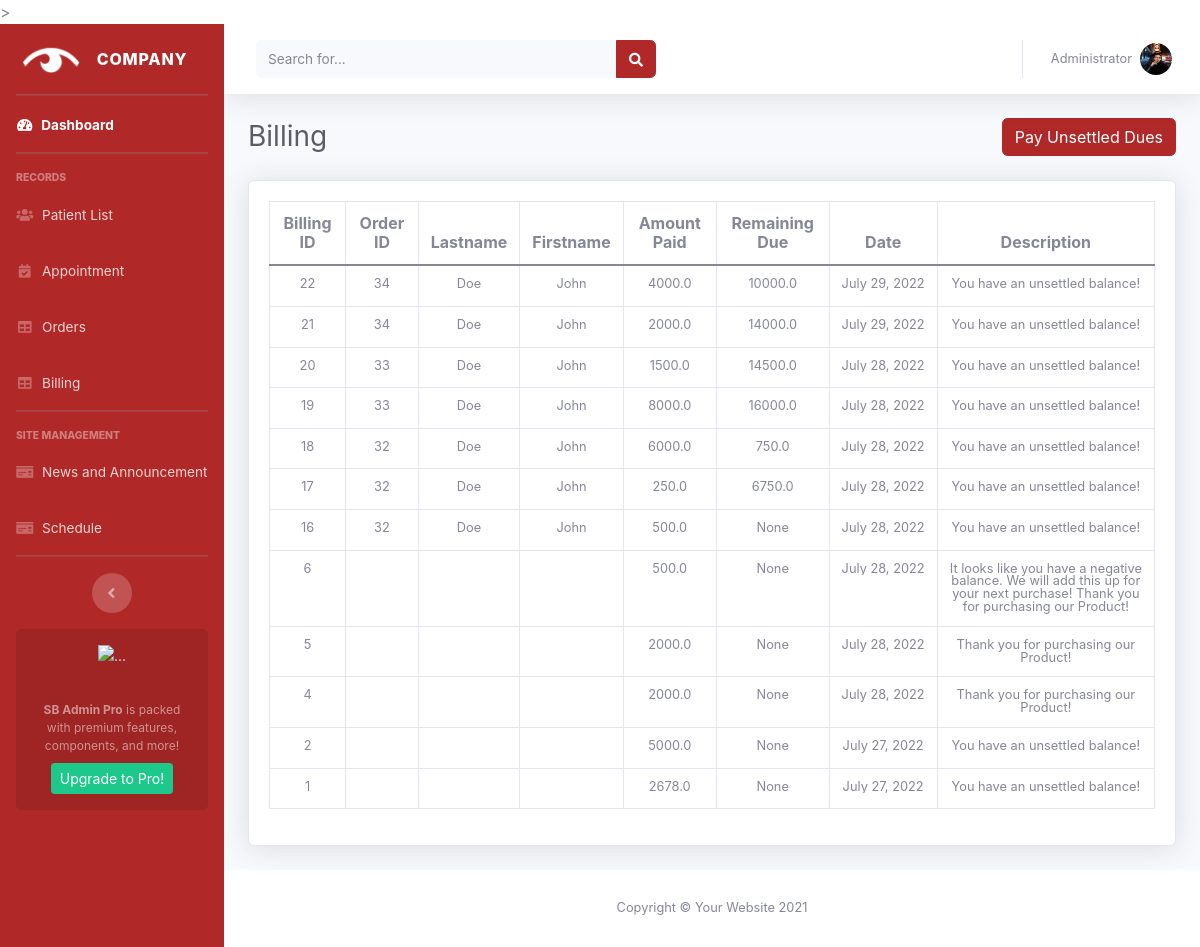
The page /Billing/ on the database as committed earlier.
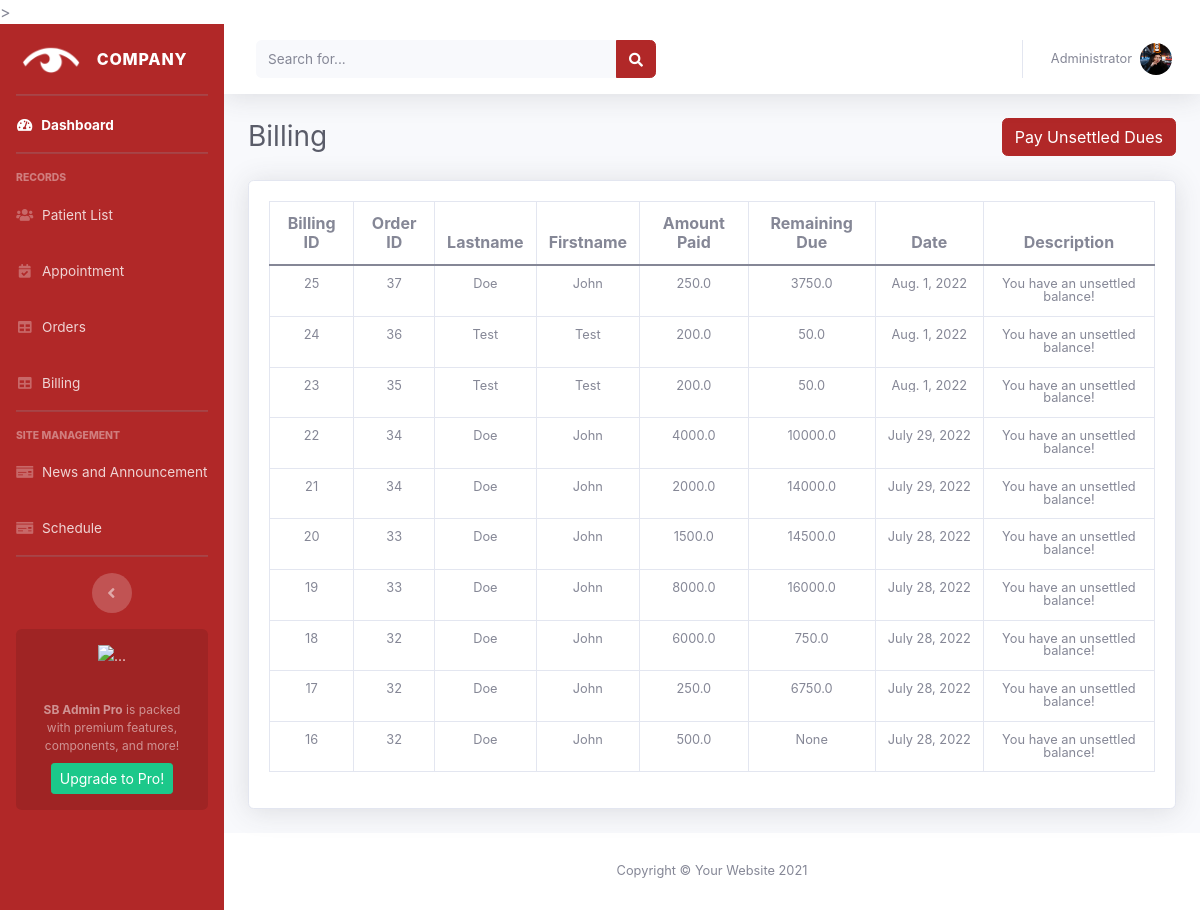
The same page on the database as committed later.
### accounts/models.py (models this page shows, shortened)
class Billing(models.Model):
    order = models.ForeignKey(Order, null=True, blank=True,on_delete=models.CASCADE)
    amount = models.FloatField(null=True,blank=True)
    remain_due = models.FloatField(null=True,blank=True)
    description = models.CharField(max_length=200, null=True,blank=True)
    date_created = models.DateTimeField(auto_now_add=True)

class Order(models.Model):
    TYPE = (
        ('Glasses', 'Glasses'),
        ('Product', 'Product'),
    )
    PAY_TYPE = (
        ('Installment Pay', 'Installment Pay'),
        ('Full Pay', 'Full Pay'),
    )
    user = models.ForeignKey(User, null=True, blank=True,on_delete=models.CASCADE)
    price = models.FloatField(null=True,blank=True)
    quantity = models.IntegerField(null=True,blank=True)
    due = models.FloatField(null=True,blank=True)
    type = models.CharField(max_length=200, null=True,blank=True, choices=TYPE)
    payment_type = models.CharField(max_length=200, null=True,blank=True, choices=PAY_TYPE)
    months = models.CharField(default='0',max_length=200, null=True, blank=True)
    paid_until =  models.DateTimeField(blank=True,null=True)
    annual_rate = models.CharField(default='0',max_length=200, null=True, blank=True)
    date_created = models.DateTimeField(auto_now_add=True)
    product_details = models.CharField(default='None:',max_length=200, null=True, blank=True)
    dispense_details = models.CharField(default='None:',max_length=200, null=True, blank=True)
    lab_details = models.CharField(default='None:',max_length=200, null=True, blank=True)
    status = models.CharField(max_length=200, null=True,blank=True)
    note = models.CharField(max_length=200, null=True,blank=True)

class Account(models.Model):
    user = models.OneToOneField(
        User, null=True, blank=True, on_delete=models.CASCADE)
    first_name = models.CharField(max_length=200, null=True, blank=True)
    middle_name = models.CharField(max_length=200, null=True, blank=True)
    last_name = models.CharField(max_length=200, null=True, blank=True)
    occupation = models.CharField(max_length=200, null=True, blank=True)
    phone = models.CharField(max_length=200, null=True, blank=True)
    email = models.CharField(max_length=200, null=True, blank=True)
    profile_pic = models.ImageField(
        default="pexels-misael-garcia-1707828.jpg", null=True, blank=True)
    birthday = models.DateField(null=True, blank=True)
    gender = models.CharField(max_length=200, null=True, blank=True)
    street = models.CharField(max_length=200, null=True, blank=True)
    barangay = models.CharField(max_length=200, null=True, blank=True)
    city = models.CharField(max_length=200, null=True, blank=True)
    zip = models.CharField(max_length=200, null=True, blank=True)

### accounts/views.py (the view)
# urls.py: path('Billing/', views.billing, name='billing'),
def billing(request):
    billings = Billing.objects.all().order_by('-date_created')
    context = {'billings': billings}
    return render(request, 'admin/pages/billing.html', context)

### accounts/templates/admin/pages/billing.html (shortened to what this page needs)
{% extends 'admin/admin.html' %} {% block title %}Billing{% endblock %}
{% block content %}
<div class="d-sm-flex align-items-center justify-content-between mb-4">
    <h1 class="h3 mb-0 text-gray-800">Billing</h1>
    <a class="btn btn-primary" href="{% url 'orders' %}" type="button">Pay Unsettled Dues</a>
</div>
<link rel="stylesheet" type="text/css" href="https://cdn.datatables.net/1.12.1/css/jquery.dataTables.css">
<div class="card shadow mb-4 border">
    <div class="card-body">
        <div class="table-responsive">
            <table class="table table-bordered text-center align-middle" id="dataTable">
                <thead>
                    <tr class="p-0 mb-2 h6 text-dark-100 bolder">
                        <th scope="col">Billing ID</th>
                        <th scope="col">Order ID</th>
                        <th scope="col">Lastname</th>
                        <th scope="col">Firstname</th>
                        <th scope="col">Amount Paid</th>
                        <th scope="col ">Remaining Due</th>
                        <th scope="colasdasd">Date</th>
                        <th>Description</th>
                    </tr>
                </thead>
                <tbody class="p-5 ">
                    {% for billing in billings%}
                    <tr class="small text-center lh-1">
                        <td>{{billing.id}}</td>
                        <td>{{billing.order.id}}</td>
                        <td>{{billing.order.user.account.last_name}}</td>
                        <td>{{billing.order.user.account.first_name}}</td>
                        <td>{{billing.amount}}</td>
                        <td>{{billing.remain_due}}</td>
                        <td>
                            <div class="d-inline-block text-truncate" style="max-width: 150px;">
                                {{billing.date_created.date}}
                            </div>
                        </td>
                        <td>{{billing.description}}</td>
                    </tr>
                    {% endfor %}
                </tbody>
            </table>
        </div>
    </div>
</div>
{% endblock %}

Rows that differ between the two databases and show on the page:
removed Billing: id "6", amount "500.0", remain_due "None", date_created "July 28, 2022", description "It looks like you have a negative balance. We will add this up for your next purchase! Thank you for purchasing our Product!"
removed Billing: id "5", amount "2000.0", remain_due "None", date_created "July 28, 2022", description "Thank you for purchasing our Product!"
removed Billing: id "4", amount "2000.0", remain_due "None", date_created "July 28, 2022", description "Thank you for purchasing our Product!"
removed Billing: id "2", amount "5000.0", remain_due "None", date_created "July 27, 2022", description "You have an unsettled balance!"
removed Billing: id "1", amount "2678.0", remain_due "None", date_created "July 27, 2022", description "You have an unsettled balance!"
added Billing: id "25", order.id "37", order.user.account.last_name "Doe", order.user.account.first_name "John", amount "250.0", remain_due "3750.0", date_created "Aug. 1, 2022", description "You have an unsettled balance!"
added Billing: id "24", order.id "36", order.user.account.last_name "Test", order.user.account.first_name "Test", amount "200.0", remain_due "50.0", date_created "Aug. 1, 2022", description "You have an unsettled balance!"
added Billing: id "23", order.id "35", order.user.account.last_name "Test", order.user.account.first_name "Test", amount "200.0", remain_due "50.0", date_created "Aug. 1, 2022", description "You have an unsettled balance!"
